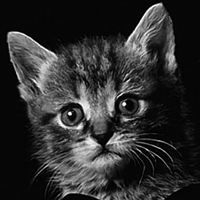
#> input picture IPV23_HW2/test imgs/cat.png, 200 x 200 px, given in place of lenna.png, which was not available
$ python ipv23_hw02_test.py
#> lines starting #> are read from the running program, lines starting #| are printed output that depends on the picture; pictures that were not available may be replaced by others from this repository, and a replacement may not be noted
# Import the required libraries for image processing

import sys
import cv2
import matplotlib.pyplot as plt
import matplotlib.image as mpimg
import numpy as np
import math

# Define the directory
dir = 'IPV23_HW2/test imgs/' # File path

# Define the functions for the load and save the input image

def loadImg(in_fname):
#> called with in_fname = 'lenna.png'
  img = cv2.imread(dir + in_fname)
#> img is the input picture: shape (200, 200, 3); min 0, max 255, mean 46.9

  if img is None:
    print('Image load failed!')
    sys.exit()

  plt.imshow(cv2.cvtColor(img, cv2.COLOR_BGR2RGB))
  plt.title("Input RGB Image")
  plt.show()

  return img

## Save image file
def saveImg(out_img, out_fname):
  cv2.imwrite(dir + out_fname, out_img)

##############################################
#            Convolution Operator            #
##############################################
def conv(image, filter):

  if len(image.shape) == 3:
    image = cv2.cvtColor(image, cv2.COLOR_BGR2GRAY)

  ih, iw = image.shape    # width, height of image
#> ih = 200; iw = 200
  fh, fw = filter.shape   # width, height of filter

  # plt.imshow(image, cmap='gray')
  # plt.show()

  output = np.zeros(image.shape)

  pad_h = int((fh - 1) / 2)
  pad_w = int((fw - 1) / 2)

  padded_image = np.zeros((ih + (2 * pad_h), iw + (2 * pad_w)))
  padded_image[pad_h:padded_image.shape[0] - pad_h, pad_w:padded_image.shape[1] - pad_w] = image

  # plt.imshow(padded_image, cmap='gray')
  # plt.show()

  for i in range(ih):  # Vertical positions
    for j in range(iw):  # Horizontal positions
      output[i, j] = np.sum(filter * padded_image[i:i+fh, j:j+fw])
#> after the loop in conv (call 2), `for i in range(ih):`:
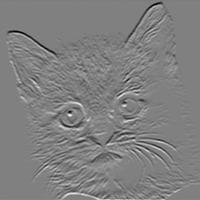
#> output: shape (200, 200) float64; min -961, max 945, mean -0.5; drawn with min black and max white
#> in saveImg, `cv2.imwrite(dir + out_fname, out_img)`:
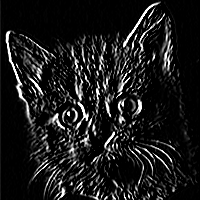
#> saved as Vertical edge map.png: shape (200, 200); min 0, max 255, mean 26.8
#> call 2 of saveImg, with out_fname = 'Horizontal edge map.png'
#> in saveImg (call 2), `cv2.imwrite(dir + out_fname, out_img)`:
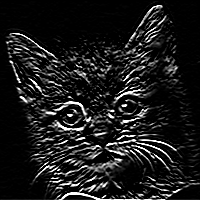
#> saved as Horizontal edge map.png: shape (200, 200); min 0, max 255, mean 28

  # plt.imshow(output, cmap='gray')
  # plt.show()

  return output


##############################################
#                Sobel Filter                #
##############################################
def edgeSobel_x():
  output_filter = np.array([[-1, 0, 1],
                            [-2, 0, 2],
                            [-1, 0, 1]])

  return output_filter


def edgeSobel_y():
  output_filter = np.array([[1, 2, 1],
                            [0, 0, 0],
                            [-1, -2, -1]])

  return output_filter


##############################################
#              Gradient Magnitude            #
##############################################
def magGrad(edge_x, edge_y):
  magnitude_grad = np.sqrt(edge_x * edge_x + edge_y * edge_y)

  return magnitude_grad


##############################################
#             Gradient Orientation           #
##############################################
def angleGrad(edge_x, edge_y):
  angle_grad = np.arctan2(edge_y, edge_x) * (180 / np.pi)
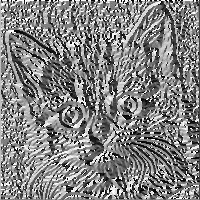
#> angle_grad: shape (200, 200) float64; min -179.8, max 180, mean 3.2; drawn with min black and max white

  return angle_grad


##############################################
#            Set Gradient Threshold          #
##############################################
def setThreshold(image, threshold):
#> called with threshold = 100
  output_grad = np.where(image < threshold, 0, image)
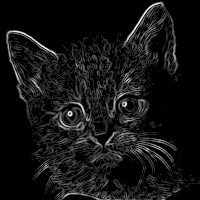
#> output_grad: shape (200, 200) float64; min 0, max 1018.3, mean 77.3; drawn with min black and max white

  return output_grad


##############################################
#           Main Function for HW02-1         #
##############################################

img = loadImg('lenna.png')

filter_gx = edgeSobel_x()
filter_gy = edgeSobel_y()

out_sobel_x = conv(img, filter_gx)
out_sobel_y = conv(img, filter_gy)

plt.imshow(out_sobel_x, cmap='gray')
plt.title("Vertical Edge Map by Sobel Filter")
plt.show()

plt.imshow(out_sobel_y, cmap='gray')
plt.title("Horizontal Edge Map by Sobel Filter")
plt.show()

saveImg(out_sobel_x, 'Vertical edge map.png')
saveImg(out_sobel_y, 'Horizontal edge map.png')


# Magnitude of Gradient
out_magnitude_sobel = magGrad(out_sobel_x, out_sobel_y)

plt.imshow(out_magnitude_sobel, cmap='gray')
plt.title("Gradient Magnitude Map")
plt.show()


# Angle (Orientation) of Gradient
out_angle_sobel = angleGrad(out_sobel_y, out_sobel_x)

plt.imshow(out_angle_sobel, cmap='gray')
plt.title("Gradient Orientation Map")
plt.show()


# Set Threshold of Gradient
threshold = 100

out_magnitude_sobel_threshold = setThreshold(out_magnitude_sobel, threshold)

plt.imshow(out_magnitude_sobel_threshold, cmap='gray')
plt.title(f"Gradient Magnitude Map with Threshold {threshold}")
plt.show()


saveImg(out_magnitude_sobel, 'Gradient magnitude map.png')
#> call 3 of saveImg, with out_fname = 'Gradient magnitude map.png'
#> in saveImg (call 3), `cv2.imwrite(dir + out_fname, out_img)`:
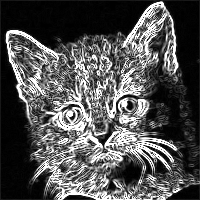
#> saved as Gradient magnitude map.png: shape (200, 200); min 0, max 255, mean 81.7
saveImg(out_angle_sobel,   'Gradient orientation map.png')
#> call 4 of saveImg, with out_fname = 'Gradient orientation map.png'
#> in saveImg (call 4), `cv2.imwrite(dir + out_fname, out_img)`:
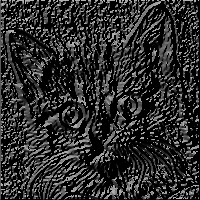
#> saved as Gradient orientation map.png: shape (200, 200); min 0, max 180, mean 45
